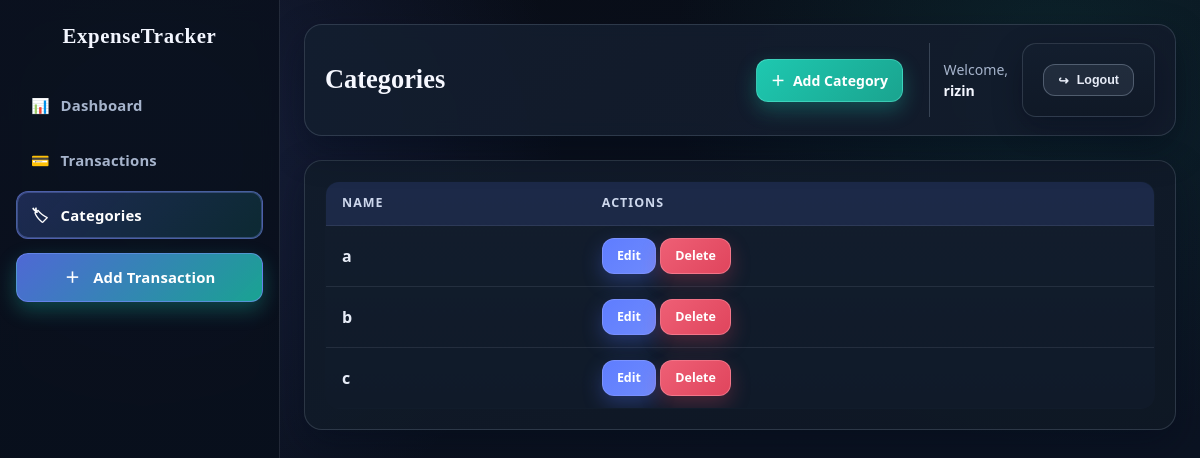
Page /categories/ (signed in) on the committed database.
### tracker/models.py (models this page shows, shortened)
class Category(models.Model):
    name = models.CharField(max_length=100)
    user = models.ForeignKey(User, on_delete=models.CASCADE)
    class Meta:
        unique_together = ('name', 'user')  # Ensure unique category names per user

### tracker/views.py (the view)
# urls.py: path('categories/', views.CategoryListView.as_view(), name='category_list'),
class CategoryListView(LoginRequiredMixin, ListView):
    model = Category
    template_name = 'tracker/category_list.html'
    context_object_name = 'categories'
    def get_queryset(self):
        return super().get_queryset().filter(user=self.request.user)

### tracker/templates/tracker/category_list.html (shortened to what this page needs)
{% extends 'tracker/base.html' %}
{% block page_title %}Categories{% endblock %}
{% block header_actions %}
<a href="{% url 'category_add' %}" class="btn btn-success">
    <span class="icon">＋</span> Add Category
</a>
{% endblock %}
{% block content %}
<div class="table-responsive">
    <table>
        <thead>
            <tr>
                <th>Name</th>
                <th>Actions</th>
            </tr>
        </thead>
        <tbody>
            {% for category in categories %}
            <tr>
                <td><strong>{{ category.name }}</strong></td>
                <td>
                    <a href="{% url 'category_edit' category.pk %}" class="btn btn-sm">
                        Edit
                    </a>
                    <a href="{% url 'category_delete' category.pk %}" class="btn btn-danger btn-sm">
                        Delete
                    </a>
                </td>
            </tr>
            {% endfor %}
        </tbody>
    </table>
</div>
{% endblock %}

### tracker/templates/tracker/base.html (shortened to what this page needs)
{% load static %}
<!DOCTYPE html>
<html lang="en">
<head>
    <link rel="stylesheet" href="{% static 'tracker/css/main.css' %}">
</head>
<body>
    {% if user.is_authenticated %}
    <aside class="sidebar" id="sidebar">
        <h1>ExpenseTracker</h1>
        <nav>
            <div class="nav-item">
                <a href="{% url 'dashboard' %}" class="{% if request.resolver_match.url_name == 'dashboard' %}active{% endif %}">
                    <span class="nav-icon">📊</span> Dashboard
                </a>
            </div>
            <div class="nav-item">
                <a href="{% url 'transaction_list' %}" class="{% if 'transaction' in request.resolver_match.url_name %}active{% endif %}">
                    <span class="nav-icon">💳</span> Transactions
                </a>
            </div>
            <div class="nav-item">
                <a href="{% url 'category_list' %}" class="{% if 'category' in request.resolver_match.url_name %}active{% endif %}">
                    <span class="nav-icon">🏷</span> Categories
                </a>
            </div>
            <div class="nav-item">
                <a href="{% url 'transaction_add' %}" class="btn-success">
                    <span class="nav-icon">＋</span> Add Transaction
                </a>
            </div>
        </nav>
    </aside>
    {% endif %}
    <main class="main-content {% if not user.is_authenticated %}full-width{% endif %}">
        <div class="main-container">
            <header class="header">
                <h1>{% block page_title %}Dashboard{% endblock %}</h1>
                <div class="header-actions">
                    {% block header_actions %}{% endblock %}
                    {% if user.is_authenticated %}
                    <div class="user-section">
                        <div class="user-info">
                            <span>Welcome,</span>
                            <span class="username">{{ user.username }}</span>
                        </div>
                        <form method="post" action="{% url 'logout' %}">
                            <button type="submit" class="btn btn-secondary btn-sm">
                                <span class="icon">↪</span> Logout
                            </button>
                        </form>
                    </div>
                    {% endif %}
                </div>
            </header>
            <div class="content-card">
                {% block content %}{% endblock %}
            </div>
        </div>
    </main>
</body>
</html>

### rows in the picture
Category: name "a"
Category: name "b"
Category: name "c"

### other values in the picture
{{ user.username }} "rizin"
